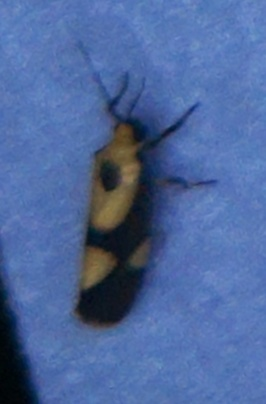
#> input picture AI/detected_and_cropped_images/liftAlce_2024_07_08__20_11_05_HDR0_crop_0.jpg, 266 x 404 px, found by its file name; its folder holds 4 pictures in this run
$ python Mothgrid.py
#> lines starting #> are read from the running program, lines starting #| are printed output that depends on the picture
import cv2
import numpy as np
import os

def visualize_all_images(image_folder, output_size=(1080, 1920)):
    """Visualizes all images in a folder as a single collage.

    Args:
        image_folder: The path to the folder containing the images.
        output_size: The desired size of the output image (tuple).

    Returns:
        The created collage image.
    """
#> called with output_size = (1080, 1920)

    # Get a list of image files
    image_files = [f for f in os.listdir(image_folder) if f.endswith('.jpg')]

    # Calculate grid dimensions
    num_images = len(image_files)
    num_rows = int(np.ceil(np.sqrt(num_images)))
    num_cols = int(np.ceil(num_images / num_rows))

    # Calculate cell dimensions
    cell_width = output_size[1] // num_cols
    cell_height = output_size[0] // num_rows

    # Create output image
    output_image = np.zeros(output_size + (3,), dtype=np.uint8)
    print(f"Output image shape: {output_image.shape}")
    # Iterate over images and place them in the grid
    for i, image_file in enumerate(image_files):
        image_path = os.path.join(image_folder, image_file)
        image = cv2.imread(image_path)
#> image is the input picture: shape (404, 266, 3); mean B, G, R 155.8, 103.5, 77.3

        # Check if the image was loaded successfully
        if image is None:
            print(f"Error loading image: {image_path}")
            continue  # Skip to the next image

        # Resize image to fit the cell
        resized_image = cv2.resize(image, (cell_width, cell_height))
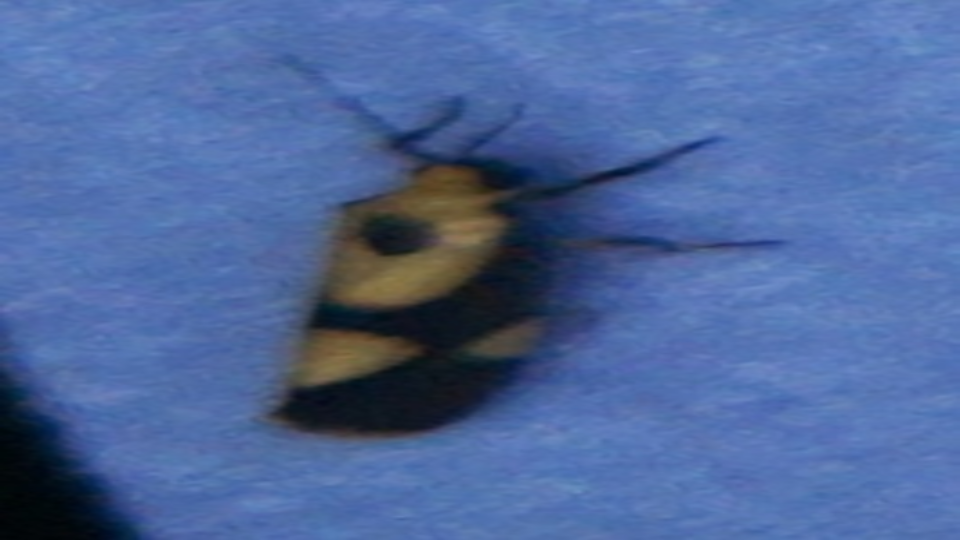
#> resized_image: shape (540, 960, 3); mean B, G, R 155.7, 103.4, 77.2


        print(f"resized image shape: {resized_image.shape}")
#| resized image shape: (540, 960, 3)


        # Calculate position in the output image
        row = i // num_cols
        col = i % num_cols
        x_start = col * cell_width
        y_start = row * cell_height

        tolerance = 5  # Adjust tolerance as needed
        # Adjust x_start if necessary to prevent overflow
        if x_start + cell_width > output_size[1]:
            x_start = output_size[1] - cell_width

        if y_start + cell_height > output_size[0]:
            y_start = output_size[0] - cell_height

        print(x_start)
        print(cell_width)
        if abs(resized_image.shape[0] - cell_height) <= tolerance and abs(resized_image.shape[1] - cell_width) <= tolerance:
        # Paste the resized image
                # Place resized image in the output image
            output_image[y_start:y_start + cell_height, x_start:x_start + cell_width] = resized_image
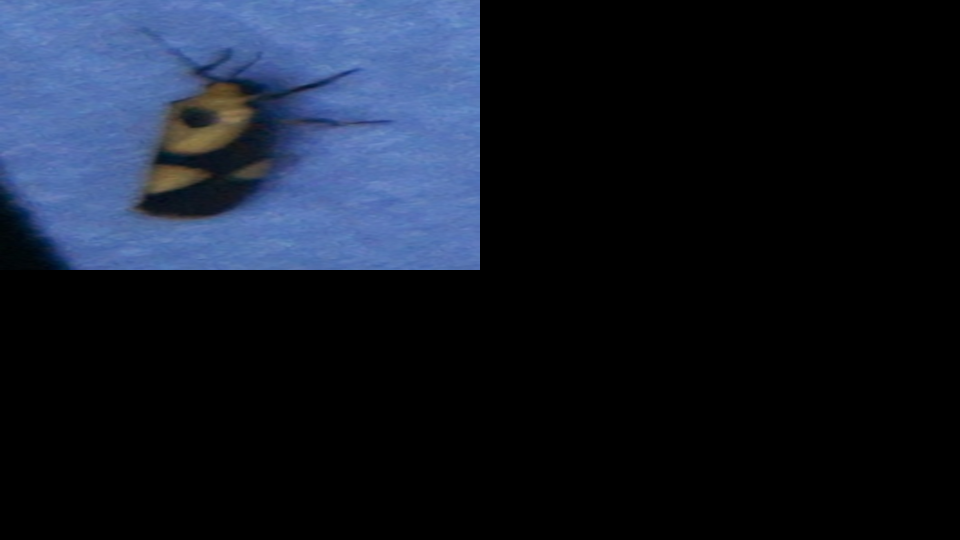
#> output_image: shape (1080, 1920, 3) (shown at 1/2 size); mean B, G, R 38.9, 25.9, 19.3
            #print(i)
        else:
            print(f"Image {image_file} dimensions mismatch: {resized_image.shape} vs. {(cell_height, cell_width)}")
#> pass 2 of the loop in visualize_all_images, `for i, image_file in enumerate(image_files):`:
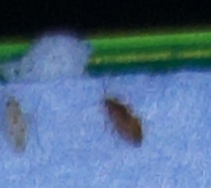
#> input picture AI/detected_and_cropped_images/liftAlce_2024_07_08__20_11_05_HDR0_crop_1.jpg, 211 x 188 px, found by its file name
#> in visualize_all_images, image is the input picture: shape (188, 211, 3); mean B, G, R 138.8, 108.1, 80.2
#> in visualize_all_images, `resized_image = cv2.resize(image, (cell_width, cell_height))`:
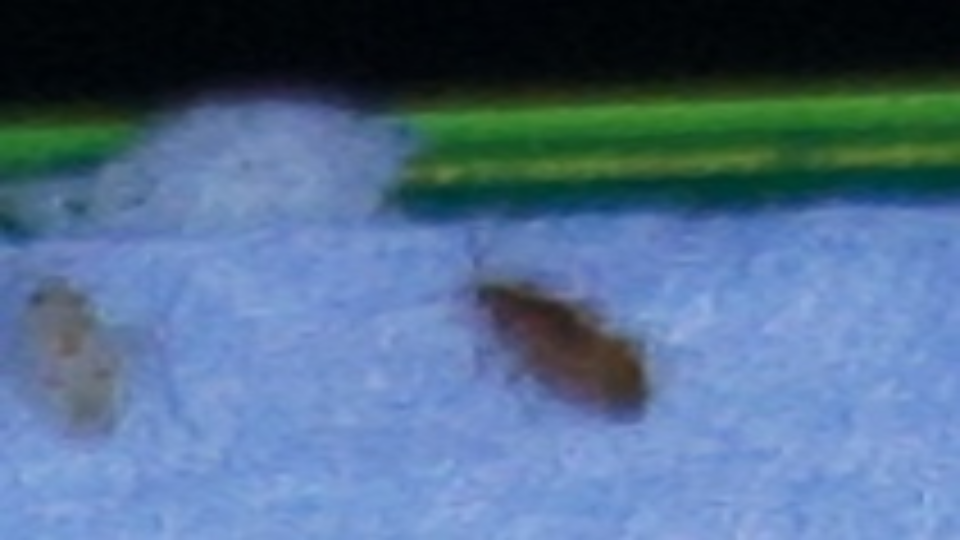
#> resized_image: shape (540, 960, 3); mean B, G, R 138.7, 107.9, 80.1
#| resized image shape: (540, 960, 3)
#> in visualize_all_images, `output_image[y_start:y_start + cell_height, x_start:x_start + cell_wid..`:
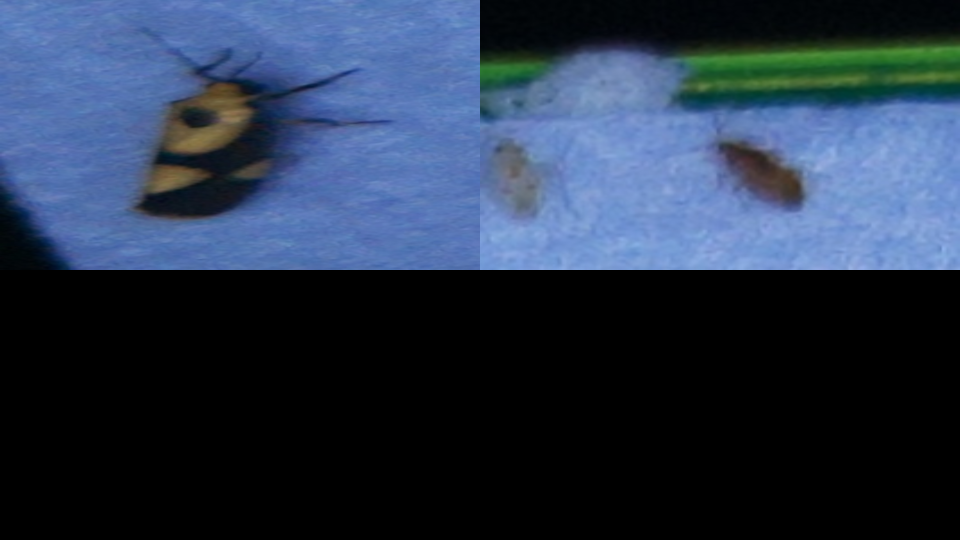
#> output_image: shape (1080, 1920, 3) (shown at 1/2 size); mean B, G, R 73.6, 52.8, 39.3
#> pass 3 of the loop in visualize_all_images, `for i, image_file in enumerate(image_files):`:
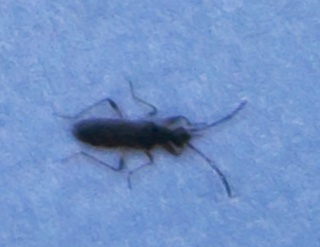
#> input picture AI/detected_and_cropped_images/liftAlce_2024_07_08__20_11_05_HDR0_crop_2.jpg, 320 x 247 px, found by its file name
#> in visualize_all_images, image is the input picture: shape (247, 320, 3); mean B, G, R 201.2, 147.6, 114.4
#> in visualize_all_images, `resized_image = cv2.resize(image, (cell_width, cell_height))`:
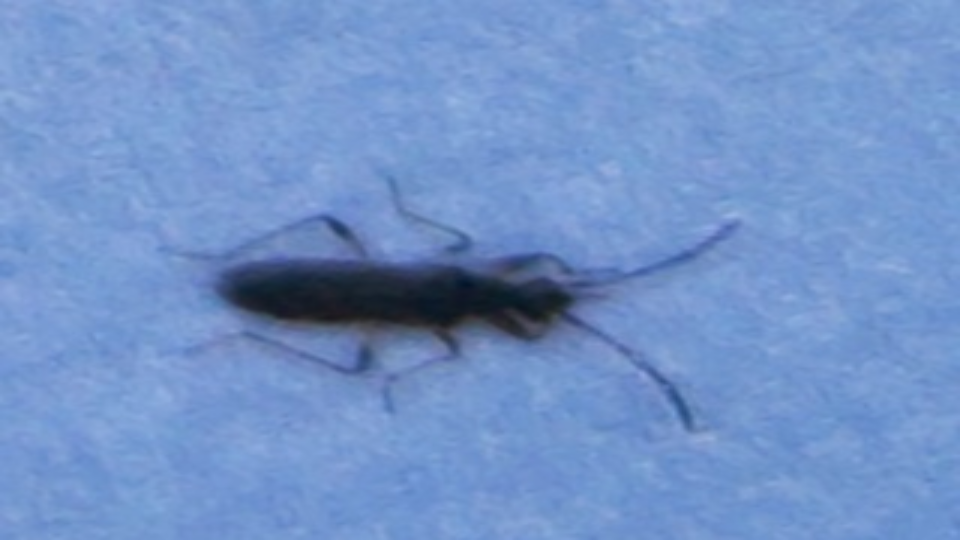
#> resized_image: shape (540, 960, 3); mean B, G, R 201.1, 147.5, 114.3
#| resized image shape: (540, 960, 3)
#> in visualize_all_images, `output_image[y_start:y_start + cell_height, x_start:x_start + cell_wid..`:
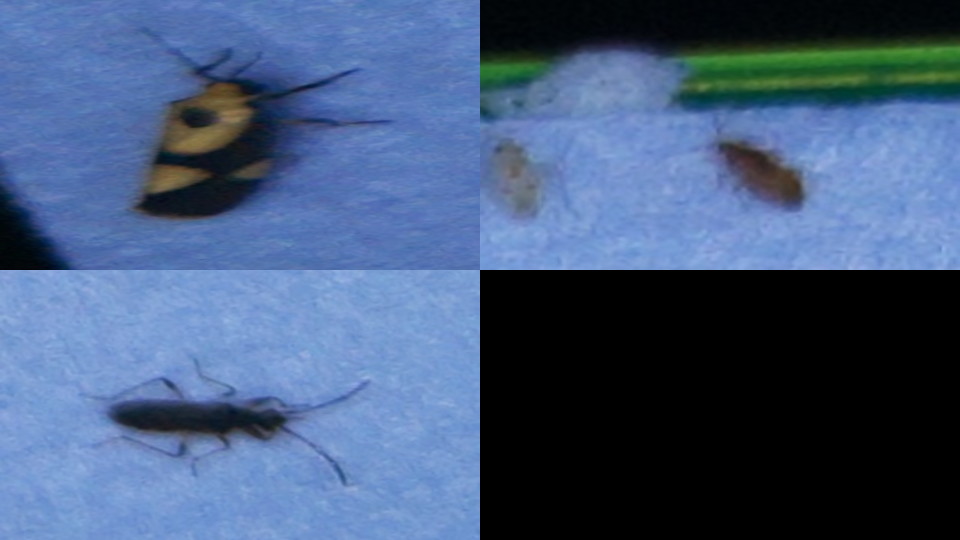
#> output_image: shape (1080, 1920, 3) (shown at 1/2 size); mean B, G, R 123.9, 89.7, 67.9
#> the loop made 4 passes; the first 3 are shown


    return output_image

# Example usage
image_folder = r"C:\Users\andre\Desktop\Mothbox data\PEA_PeaPorch_2024-09-01\2024-09-01\detected_and_cropped_images"
output_image = visualize_all_images(image_folder)
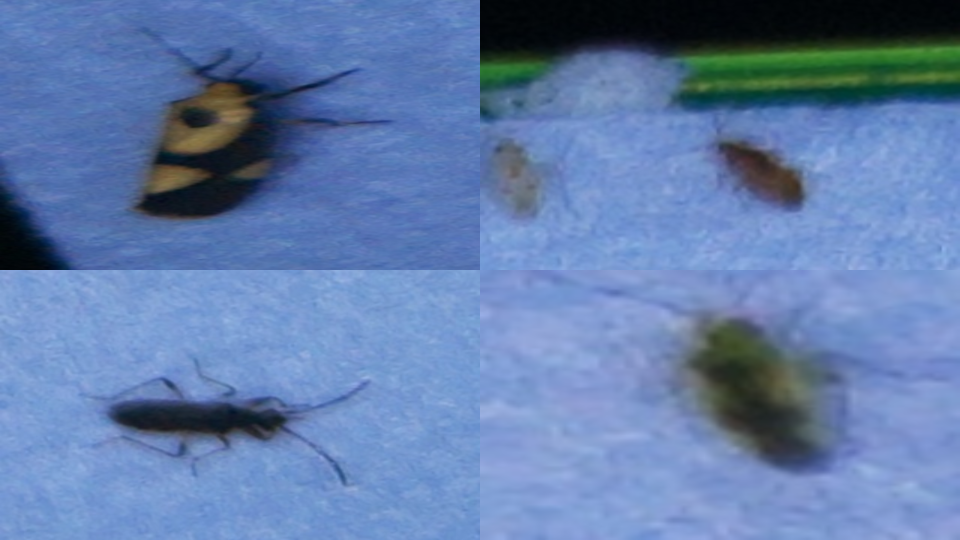
#> output_image: shape (1080, 1920, 3) (shown at 1/2 size); mean B, G, R 171.3, 125.2, 97.8

# Display or save the output image
cv2.imshow("Image Collage", output_image)
cv2.waitKey(0)
cv2.destroyAllWindows()
